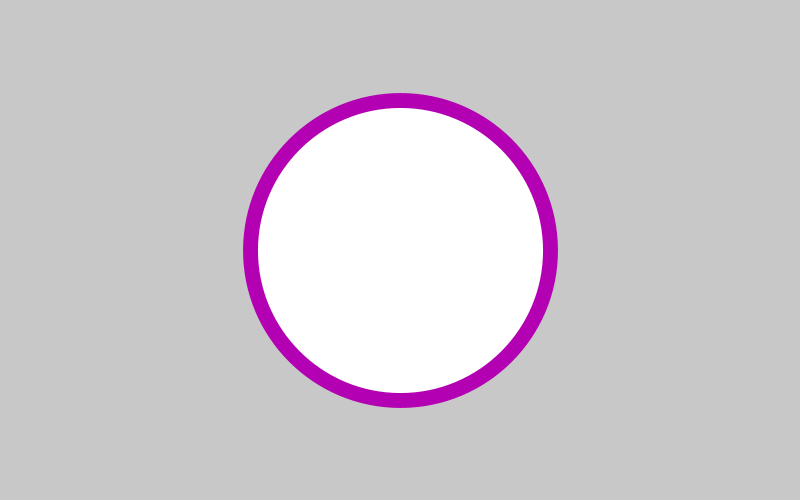
Frame 1 (no input)
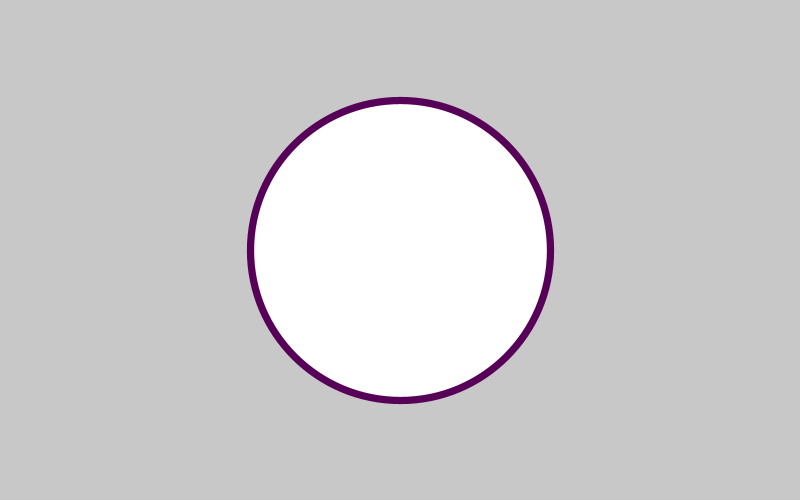
Frame 60 (the mouse pressed at the canvas centre just before this capture)
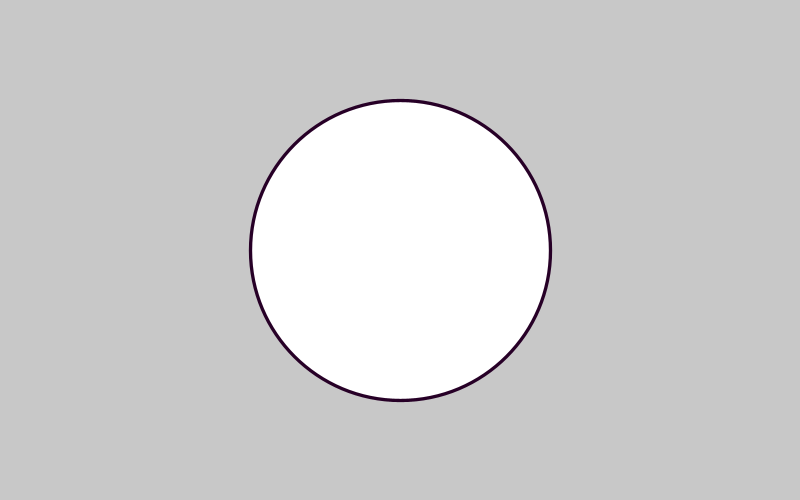
Frame 120 (the mouse held since frame 60 and released just before this capture)

The Processing sketch that drew these frames (run headless with seeded random() and noise(); from frame 60 on, the mouse is pressed at the canvas centre):

// Processing sketch: OscillationDemo
// ── OscillationDemo.pde


void setup() {
   size(800, 500); 
}

void draw() {
  background(200);
  float time = millis()/1000.0;
  
  float mult = 2;
  // Range: 0 - 20
  float t = (sin(time * mult) * 10) + 10;
  
  stroke(t * 12, 0, t * 12);
  strokeWeight(t);
  ellipse(width/2, height/2, 300, 300);
}
